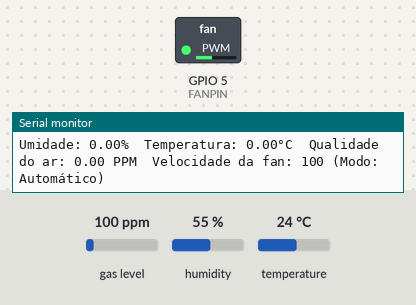
Bench run of a program on a simulated ESP32. On the bench: switched loads named in the program (green lamp = pin HIGH), the last lines printed to the serial monitor. The test bench sets the inputs (shaded band); at power-on: gas level 100 ppm, humidity 55 %, temperature 24 °C. Nothing arrives over Bluetooth unless stated.

Above: at 11.2 s.
11.3 s: gas level set to 11 ppm
15.2 s: gas level set to 8 ppm
At 18.8 s:
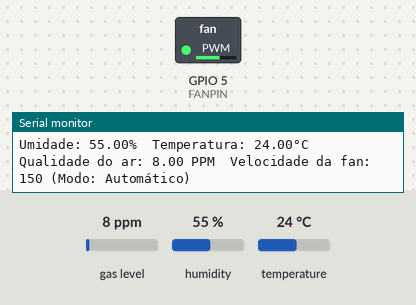
25.0 s: gas level set to 20 ppm
At 29.1 s:
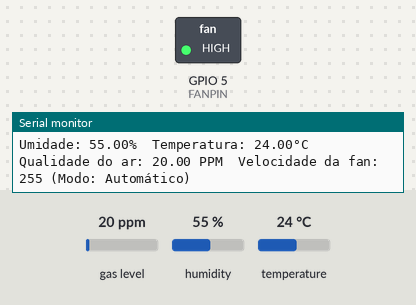
Timing chart, 0 to 30.6 s (numbered marks = the images above; inputs shaded):
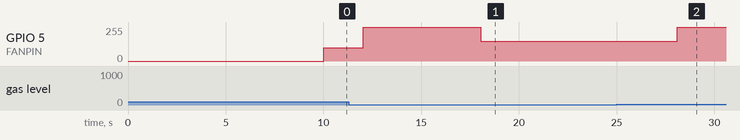

Measured:
- the behaviour switches between 10 and 9 ppm on gas level (found by bisection; images 0 and 1)
- after the input at 15.2 s, GPIO 5 (FANPIN): 255/255 → 149/255 after 2.9 s
- after the input at 25.0 s, GPIO 5 (FANPIN): 149/255 → 255/255 after 3.1 s

The program:

main.cpp
```cpp
#include <Arduino.h>
#include <DHT.h>
#include <MQUnifiedsensor.h>
#include <BluetoothSerial.h>

#define DHTPIN 4 // Pino onde o DHT11 está conectado
#define DHTTYPE DHT11

#define FANPIN 5 // Pino PWM para controle da velocidade da fan
#define MQ_PIN 15 // Pino analógico onde o MQ-135 está conectado

DHT dht(DHTPIN, DHTTYPE);
BluetoothSerial SerialBT;

#define placa "ESP32"
#define Voltage_Resolution 3.3
#define ADC_Bit_Resolution 12 // O ESP32 tem resolução ADC de 12 bits por padrão
#define type "MQ-135"
#define ADC_Resolution pow(2, ADC_Bit_Resolution)
MQUnifiedsensor MQ135(placa, Voltage_Resolution, ADC_Bit_Resolution, MQ_PIN, type);

int fanSpeed = 0; // Velocidade inicial da fan
bool manualMode = false; // Modo de operação: false = Automático, true = Manual

// Variáveis para armazenar leituras dos sensores
float temperature = 0.0;
float humidity = 0.0;
float airQuality = 0.0;

// Declaração das tarefas FreeRTOS
void TaskReadSensors(void *pvParameters);
void TaskControlFan(void *pvParameters);
void TaskBluetoothControl(void *pvParameters);

void setup() {
  Serial.begin(115200);
  SerialBT.begin("ESP32FanController"); // Nome do dispositivo Bluetooth
  dht.begin();

  // Configuração do PWM
  ledcSetup(0, 25000, 8); // Canal 0, 25kHz, resolução de 8 bits (25kHz é uma frequência comum para fans de 4 pinos)
  ledcAttachPin(FANPIN, 0); // Associa o pino FANPIN ao canal 0

  // Inicializa o sensor MQ-135
  MQ135.setRegressionMethod(1); // Define método de regressão
  MQ135.setA(110.47); // Define coeficiente 'a'
  MQ135.setB(-2.862); // Define coeficiente 'b'
  MQ135.init();
  Serial.println("Calibrando o sensor MQ-135...");
  float calcR0 = 0;
  for (int i = 1; i <= 10; i++) {
    MQ135.update(); // Faz uma leitura do sensor
    calcR0 += MQ135.calibrate(2.0); // Calibra na concentração conhecida de 2 ppm
    delay(1000);
  }
  MQ135.setR0(calcR0 / 10); // Ajusta a média das leituras
  Serial.println("Calibração concluída!");

  // Criação das tarefas FreeRTOS
  xTaskCreate(TaskReadSensors, "ReadSensors", 2048, NULL, 1, NULL);
  xTaskCreate(TaskControlFan, "ControlFan", 2048, NULL, 1, NULL);
  xTaskCreate(TaskBluetoothControl, "BluetoothControl", 2048, NULL, 1, NULL);
}

void loop() {
  // O loop principal fica vazio, pois todas as operações são realizadas nas tarefas
}

void TaskReadSensors(void *pvParameters) {
  while (1) {
    // Leitura dos sensores
    humidity = dht.readHumidity();
    temperature = dht.readTemperature();
    MQ135.update();
    airQuality = MQ135.readSensor(); // Leitura da qualidade do ar

    if (isnan(humidity) || isnan(temperature)) {
      Serial.println("Falha ao ler do sensor DHT!");
      SerialBT.println("Falha ao ler do sensor DHT!");
      fanSpeed = 0; // Se falhar a leitura, a velocidade da fan é zero
    }

    // Aguarda 2 segundos antes de ler novamente
    vTaskDelay(2000 / portTICK_PERIOD_MS);
  }
}

void TaskControlFan(void *pvParameters) {
  while (1) {
    if (!manualMode) { // Controle Automático
      // Controle automático baseado em temperatura e qualidade do ar
      if (temperature > 25 || airQuality > 9) {
        fanSpeed = 255; // Velocidade máxima
      } else if (temperature > 20 || airQuality > 5) {
        fanSpeed = 150; // Velocidade média
      } else {
        fanSpeed = 100; // Velocidade baixa
      }
      ledcWrite(0, fanSpeed); // Define a velocidade da fan
    }

    // Informações no Serial Monitor e no terminal Bluetooth
    String data = "Umidade: " + String(humidity) + "%  Temperatura: " + String(temperature) + "°C  Qualidade do ar: " + String(airQuality) + " PPM  Velocidade da fan: " + String(fanSpeed) + " (Modo: " + (manualMode ? "Manual" : "Automático") + ")";
    Serial.println(data);
    SerialBT.println(data);

    // Aguarda 2 segundos antes de atualizar novamente
    vTaskDelay(2000 / portTICK_PERIOD_MS);
  }
}

void TaskBluetoothControl(void *pvParameters) {
  while (1) {
    // Controle via Bluetooth
    if (SerialBT.available()) {
      String command = SerialBT.readStringUntil('\n');
      command.trim(); // Remove espaços em branco extras

      if (command.startsWith("FAN:")) {
        fanSpeed = command.substring(4).toInt();
        if (manualMode) {
          ledcWrite(0, fanSpeed); // Atualiza a velocidade da fan manualmente se em modo manual
        }
        String data = "Velocidade da fan ajustada manualmente para: " + String(fanSpeed);
        Serial.println(data);
        SerialBT.println(data);
      } else if (command.equalsIgnoreCase("MODE:MANUAL")) {
        manualMode = true;
        String data = "Modo Manual Ativado";
        Serial.println(data);
        SerialBT.println(data);
      } else if (command.equalsIgnoreCase("MODE:AUTO")) {
        manualMode = false;
        String data = "Modo Automático Ativado";
        Serial.println(data);
        SerialBT.println(data);
      } else {
        String data = "Comando desconhecido: " + command;
        Serial.println(data);
        SerialBT.println(data);
      }
    }

    // Aguarda 100 ms antes de checar novamente
    vTaskDelay(100 / portTICK_PERIOD_MS);
  }
}
```
